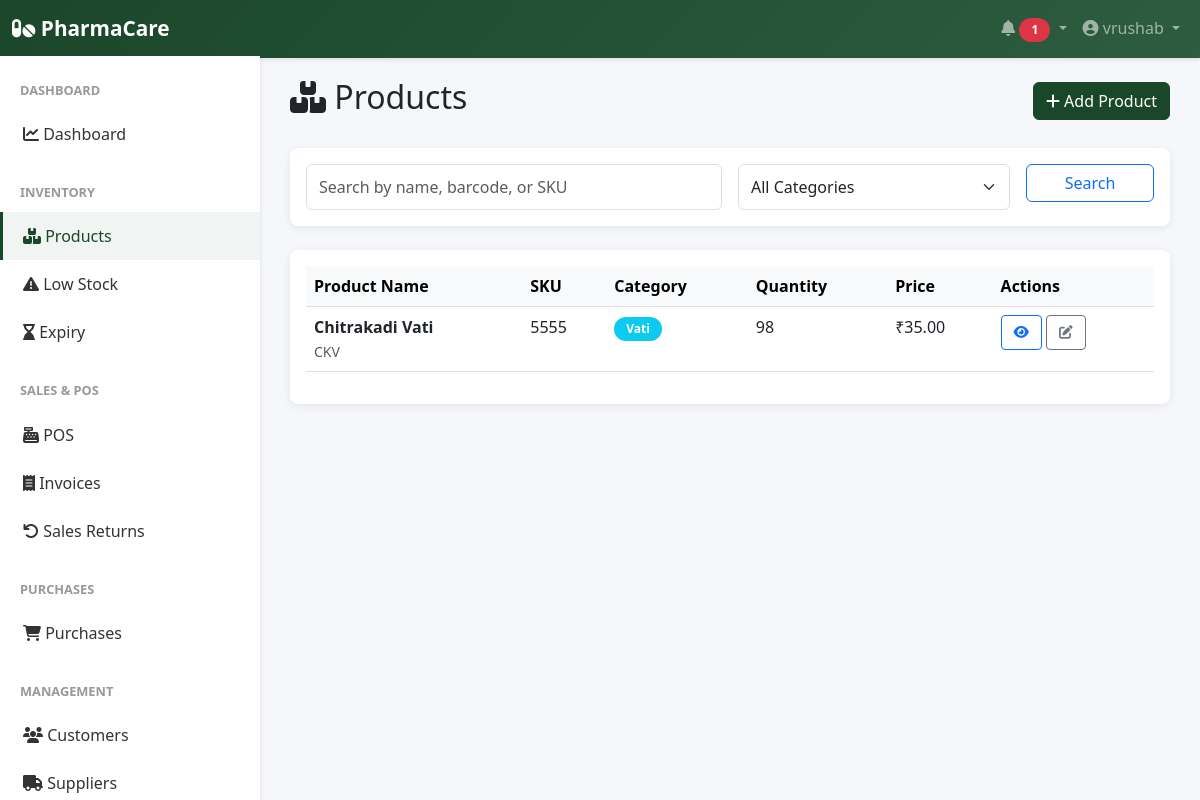
/inventory/products (signed in), run on the app's committed database.
### app/models.py (models this page shows, shortened)
class User(UserMixin, db.Model):
    __tablename__ = 'user'
    id = db.Column(db.Integer, primary_key=True)
    company_id = db.Column(db.Integer, db.ForeignKey('company.id'), nullable=False, unique=True)
    username = db.Column(db.String(255), unique=True, nullable=False)
    password_hash = db.Column(db.String(255), nullable=False)
    is_active = db.Column(db.Boolean, default=True)
    last_login = db.Column(db.DateTime)
    created_date = db.Column(db.DateTime, default=datetime.utcnow)
    updated_date = db.Column(db.DateTime, default=datetime.utcnow, onupdate=datetime.utcnow)
    company = db.relationship('Company', back_populates='user')

class Product(db.Model):
    __tablename__ = 'product'
    id = db.Column(db.Integer, primary_key=True)
    company_id = db.Column(db.Integer, db.ForeignKey('company.id'), nullable=False)
    product_name = db.Column(db.String(255), nullable=False)
    generic_name = db.Column(db.String(255))
    brand = db.Column(db.String(255))
    category = db.Column(db.String(100), nullable=False)
    manufacturer = db.Column(db.String(255))
    batch_number = db.Column(db.String(100))
    barcode = db.Column(db.String(100), unique=True)
    sku = db.Column(db.String(100), unique=True, nullable=False)
    purchase_price = db.Column(db.Float, nullable=False)
    selling_price = db.Column(db.Float, nullable=False)
    mrp = db.Column(db.Float, nullable=False)
    tax_percentage = db.Column(db.Float, default=0)
    manufacturing_date = db.Column(db.DateTime)
    expiry_date = db.Column(db.DateTime)
    quantity = db.Column(db.Integer, default=0)
    minimum_stock_level = db.Column(db.Integer, default=10)
    reorder_level = db.Column(db.Integer, default=20)
    prescription_required = db.Column(db.Boolean, default=False)
    description = db.Column(db.Text)
    image_path = db.Column(db.String(500))
    created_date = db.Column(db.DateTime, default=datetime.utcnow)
    updated_date = db.Column(db.DateTime, default=datetime.utcnow, onupdate=datetime.utcnow)
    is_active = db.Column(db.Boolean, default=True)
    company = db.relationship('Company', back_populates='products')
    stock_movements = db.relationship('StockMovement', back_populates='product', cascade='all, delete-orphan')
    sale_items = db.relationship('SaleItem', back_populates='product', cascade='all, delete-orphan')
    purchase_items = db.relationship('PurchaseItem', back_populates='product', cascade='all, delete-orphan')
    category_id = db.Column(db.Integer, db.ForeignKey('category.id'))
    unit_id = db.Column(db.Integer, db.ForeignKey('unit.id'))
    category_rel = db.relationship('Category', back_populates='products')
    unit_rel = db.relationship('Unit', back_populates='products')

### app/routes/inventory.py (the view, shortened to what this page needs)
@inventory_bp.route('/products')
@login_required
def products_list():
    company_id = current_user.company_id
    page = request.args.get('page', 1, type=int)
    search = request.args.get('search', '')
    category = request.args.get('category', '')
    category_id = request.args.get('category_id', type=int)
    query = Product.query.filter_by(company_id=company_id, is_active=True)
    if category_id:
        query = query.filter_by(category_id=category_id)
    elif category:
        query = query.filter_by(category=category)
    products = query.order_by(Product.product_name).paginate(page=page, per_page=20)
    cat_objs = Category.query.filter_by(company_id=company_id, is_active=True).order_by(Category.name).all()
    if cat_objs:
        categories = [c.name for c in cat_objs]
    else:
        categories = db.session.query(Product.category).filter_by(
            company_id=company_id, is_active=True
        ).distinct().all()
        categories = [c[0] for c in categories if c[0]]
    return render_template('inventory/products_list.html',
                         products=products,
                         search=search,
                         category=category,
                         categories=categories)

### app/templates/inventory/products_list.html (shortened to what this page needs)
{% extends "base.html" %}
{% block content %}
<div class="d-flex justify-content-between align-items-center mb-4">
    <h2><i class="fas fa-boxes"></i> Products</h2>
    <a href="{{ url_for('inventory.add_product') }}" class="btn btn-primary">
        <i class="fas fa-plus"></i> Add Product
    </a>
</div>
<div class="card mb-4">
    <div class="card-body">
        <form method="GET" class="row g-3">
            <div class="col-md-6">
                <input type="text" name="search" class="form-control" placeholder="Search by name, barcode, or SKU" value="{{ search }}">
            </div>
            <div class="col-md-4">
                <select name="category" class="form-select">
                    <option value="">All Categories</option>
                </select>
            </div>
            <div class="col-md-2">
                <button type="submit" class="btn btn-outline-primary w-100">Search</button>
            </div>
        </form>
    </div>
</div>
<div class="card">
    <div class="card-body">
        {% if products.items %}
        <div class="table-responsive">
            <table class="table table-hover">
                <thead class="table-light">
                    <tr>
                        <th>Product Name</th>
                        <th>SKU</th>
                        <th>Category</th>
                        <th>Quantity</th>
                        <th>Price</th>
                        <th>Actions</th>
                    </tr>
                </thead>
                <tbody>
                    {% for product in products.items %}
                    <tr>
                        <td>
                            <strong>{{ product.product_name }}</strong><br>
                            <small class="text-muted">{{ product.generic_name or 'N/A' }}</small>
                        </td>
                        <td>{{ product.sku }}</td>
                        <td><span class="badge bg-info">{{ product.category }}</span></td>
                        <td>
                            {% if product.quantity <= product.minimum_stock_level %}
                            <span class="text-danger"><i class="fas fa-exclamation-circle"></i> {{ product.quantity }}</span>
                            {% else %}
                            {{ product.quantity }}
                            {% endif %}
                        </td>
                        <td>₹{{ "%.2f"|format(product.selling_price) }}</td>
                        <td>
                            <a href="{{ url_for('inventory.product_detail', product_id=product.id) }}" class="btn btn-sm btn-outline-primary" title="View">
                                <i class="fas fa-eye"></i>
                            </a>
                            <a href="{{ url_for('inventory.edit_product', product_id=product.id) }}" class="btn btn-sm btn-outline-secondary" title="Edit">
                                <i class="fas fa-edit"></i>
                            </a>
                        </td>
                    </tr>
                    {% endfor %}
                </tbody>
            </table>
        </div>
        {% else %}
        <p class="text-center text-muted py-4">
            <i class="fas fa-inbox" style="font-size: 2rem; opacity: 0.5;"></i><br>
            No products found. <a href="{{ url_for('inventory.add_product') }}">Add your first product</a>
        </p>
        {% endif %}
    </div>
</div>
{% endblock %}

### app/templates/base.html (shortened to what this page needs)
<!DOCTYPE html>
<html lang="en">
<head>
    <link href="https://cdn.jsdelivr.net/npm/bootstrap@5.3.0/dist/css/bootstrap.min.css" rel="stylesheet">
    <link rel="stylesheet" href="https://cdnjs.cloudflare.com/ajax/libs/font-awesome/6.4.0/css/all.min.css">
</head>
<body>
    <nav class="navbar navbar-expand-lg navbar-dark">
        <div class="container-fluid">
            <a class="navbar-brand" href="{{ url_for('dashboard.dashboard') }}">
                <i class="fas fa-pills"></i> PharmaCare
            </a>
            <div class="collapse navbar-collapse" id="navbarNav">
                <ul class="navbar-nav ms-auto">
                    {% if current_user.is_authenticated %}
                    <li class="nav-item dropdown">
                        <a class="nav-link dropdown-toggle" href="#" id="alertsDropdown" role="button" data-bs-toggle="dropdown">
                            <i class="fas fa-bell"></i>
                            <span id="alert-badge" class="badge bg-danger" style="display:none;">0</span>
                        </a>
                    </li>
                    <li class="nav-item dropdown">
                        <a class="nav-link dropdown-toggle" href="#" id="userDropdown" role="button" data-bs-toggle="dropdown">
                            <i class="fas fa-user-circle"></i> {{ current_user.username }}
                        </a>
                    </li>
                    {% endif %}
                </ul>
            </div>
        </div>
    </nav>
    {% if current_user.is_authenticated %}
    <div class="sidebar">
        <nav class="nav flex-column">
            <div class="nav-section-title">Dashboard</div>
            <a class="nav-link {% if request.endpoint == 'dashboard.dashboard' %}active{% endif %}" href="{{ url_for('dashboard.dashboard') }}">
                <i class="fas fa-chart-line"></i> Dashboard
            </a>
            <div class="nav-section-title">Inventory</div>
            <a class="nav-link {% if 'inventory' in request.path %}active{% endif %}" href="{{ url_for('inventory.products_list') }}">
                <i class="fas fa-boxes"></i> Products
            </a>
            <a class="nav-link {% if request.endpoint == 'inventory.low_stock_report' %}active{% endif %}" href="{{ url_for('inventory.low_stock_report') }}">
                <i class="fas fa-exclamation-triangle"></i> Low Stock
            </a>
            <a class="nav-link {% if request.endpoint == 'inventory.expiry_report' %}active{% endif %}" href="{{ url_for('inventory.expiry_report') }}">
                <i class="fas fa-hourglass-end"></i> Expiry
            </a>
            <div class="nav-section-title">Sales & POS</div>
            <a class="nav-link {% if request.endpoint == 'sales.pos' %}active{% endif %}" href="{{ url_for('sales.pos') }}">
                <i class="fas fa-cash-register"></i> POS
            </a>
            <a class="nav-link {% if 'invoices' in request.path %}active{% endif %}" href="{{ url_for('sales.invoices_list') }}">
                <i class="fas fa-receipt"></i> Invoices
            </a>
            <a class="nav-link {% if request.endpoint == 'sales.sales_returns_list' %}active{% endif %}" href="{{ url_for('sales.sales_returns_list') }}">
                <i class="fas fa-undo"></i> Sales Returns
            </a>
            <div class="nav-section-title">Purchases</div>
            <a class="nav-link {% if 'purchases' in request.path %}active{% endif %}" href="{{ url_for('purchases.purchases_list') }}">
                <i class="fas fa-shopping-cart"></i> Purchases
            </a>
            <div class="nav-section-title">Management</div>
            <a class="nav-link {% if 'customers' in request.path %}active{% endif %}" href="{{ url_for('customers.customers_list') }}">
                <i class="fas fa-users"></i> Customers
            </a>
            <a class="nav-link {% if 'suppliers' in request.path %}active{% endif %}" href="{{ url_for('suppliers.suppliers_list') }}">
                <i class="fas fa-truck"></i> Suppliers
            </a>
        </nav>
    </div>
    {% endif %}
    <div class="{% if current_user.is_authenticated %}main-content{% else %}container mt-5{% endif %}">
        {% block content %}{% endblock %}
    </div>
</body>
</html>

### app/templates/base.html (style rules this page uses)
:root { --primary-color: #1a472a; --secondary-color: #2d5c3f; --danger-color: #dc3545; --success-color: #28a745; --warning-color: #ffc107; --info-color: #17a2b8; }
body { font-family: 'Segoe UI', Tahoma, Geneva, Verdana, sans-serif; background-color: #f5f7fa; }
.navbar { background: linear-gradient(135deg, var(--primary-color), var(--secondary-color)); box-shadow: 0 2px 4px rgba(0,0,0,0.1); }
.navbar-brand { font-weight: 600; font-size: 1.3rem; }
.sidebar { background: white; box-shadow: 0 2px 4px rgba(0,0,0,0.1); position: fixed; left: 0; top: 56px; bottom: 0; width: 260px; overflow-y: auto; z-index: 100; }
.main-content { margin-left: 260px; padding: 30px; padding-top: 20px; }
.sidebar .nav-link { color: #333; padding: 12px 20px; border-left: 3px solid transparent; transition: all 0.3s ease; }
.sidebar .nav-link.active { background-color: #f0f5f3; border-left-color: var(--primary-color); color: var(--primary-color); font-weight: 500; }
.sidebar .nav-section-title { font-size: 0.8rem; font-weight: 600; color: #999; text-transform: uppercase; padding: 15px 20px 10px; margin-top: 10px; }
.card { border: none; box-shadow: 0 2px 8px rgba(0,0,0,0.08); border-radius: 8px; }
.btn-primary { background-color: var(--primary-color); border-color: var(--primary-color); }
.badge { padding: 6px 12px; border-radius: 20px; }
.form-control, .form-select { border: 1px solid #ddd; border-radius: 6px; padding: 10px 12px; }
.btn-sm { padding: 6px 12px; font-size: 0.85rem; }

### data on the page
User: username "vrushab"
Product: product_name "Chitrakadi Vati", generic_name "CKV", sku "5555", category "Vati", quantity "98", selling_price "35.00"
